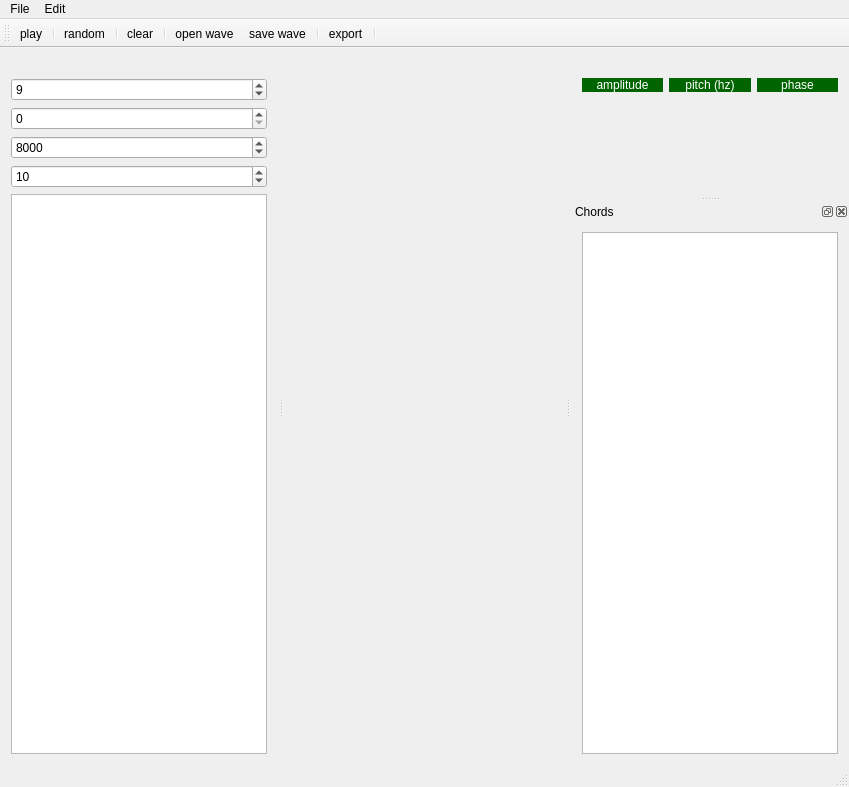
<?xml version="1.0" encoding="UTF-8"?>
<ui version="4.0">
 <class>MainWindow</class>
 <widget class="QMainWindow" name="MainWindow">
  <property name="geometry">
   <rect>
    <x>0</x>
    <y>0</y>
    <width>849</width>
    <height>787</height>
   </rect>
  </property>
  <property name="windowTitle">
   <string>MultiFreq</string>
  </property>
  <widget class="QWidget" name="centralWidget">
   <layout class="QVBoxLayout" name="verticalLayout"/>
  </widget>
  <widget class="QMenuBar" name="menuBar">
   <property name="geometry">
    <rect>
     <x>0</x>
     <y>0</y>
     <width>849</width>
     <height>38</height>
    </rect>
   </property>
   <widget class="QMenu" name="menuFile">
    <property name="title">
     <string>File</string>
    </property>
    <addaction name="actionabout"/>
   </widget>
   <widget class="QMenu" name="menuEdit">
    <property name="title">
     <string>Edit</string>
    </property>
    <addaction name="actioncopy"/>
    <addaction name="actionpaste"/>
   </widget>
   <addaction name="menuFile"/>
   <addaction name="menuEdit"/>
  </widget>
  <widget class="QToolBar" name="mainToolBar">
   <attribute name="toolBarArea">
    <enum>TopToolBarArea</enum>
   </attribute>
   <attribute name="toolBarBreak">
    <bool>false</bool>
   </attribute>
   <addaction name="actionplay"/>
   <addaction name="separator"/>
   <addaction name="actionrandom"/>
   <addaction name="separator"/>
   <addaction name="actionclear"/>
   <addaction name="separator"/>
   <addaction name="actionopen_wave"/>
   <addaction name="actionsave_wave"/>
   <addaction name="separator"/>
   <addaction name="actionexport"/>
   <addaction name="separator"/>
  </widget>
  <widget class="QStatusBar" name="statusBar"/>
  <widget class="QDockWidget" name="dockWave">
   <property name="features">
    <set>QDockWidget::NoDockWidgetFeatures</set>
   </property>
   <property name="allowedAreas">
    <set>Qt::AllDockWidgetAreas</set>
   </property>
   <attribute name="dockWidgetArea">
    <number>2</number>
   </attribute>
   <widget class="QWidget" name="dockWidgetContents">
    <layout class="QVBoxLayout" name="verticalLayout_5">
     <item>
      <layout class="QHBoxLayout" name="horizontalLayout">
       <property name="topMargin">
        <number>0</number>
       </property>
       <item>
        <layout class="QVBoxLayout" name="verticalLayout_2" stretch="0,1">
         <item>
          <widget class="QLabel" name="label">
           <property name="styleSheet">
            <string notr="true">background:darkgreen; color:rgb(255,255,255)</string>
           </property>
           <property name="text">
            <string>amplitude</string>
           </property>
           <property name="alignment">
            <set>Qt::AlignCenter</set>
           </property>
          </widget>
         </item>
         <item>
          <widget class="WaveDrawer" name="amp" native="true">
           <property name="accessibleName">
            <string>amp</string>
           </property>
          </widget>
         </item>
        </layout>
       </item>
       <item>
        <layout class="QVBoxLayout" name="verticalLayout_3" stretch="0,1">
         <item>
          <widget class="QLabel" name="label_2">
           <property name="styleSheet">
            <string notr="true">background:darkgreen; color:rgb(255,255,255)</string>
           </property>
           <property name="text">
            <string>pitch (hz)</string>
           </property>
           <property name="alignment">
            <set>Qt::AlignCenter</set>
           </property>
          </widget>
         </item>
         <item>
          <widget class="WaveDrawer" name="freq" native="true">
           <property name="accessibleName">
            <string>freq</string>
           </property>
          </widget>
         </item>
        </layout>
       </item>
       <item>
        <layout class="QVBoxLayout" name="verticalLayout_4" stretch="0,1">
         <item>
          <widget class="QLabel" name="label_3">
           <property name="styleSheet">
            <string notr="true">background:darkgreen; color:rgb(255,255,255)</string>
           </property>
           <property name="text">
            <string>phase</string>
           </property>
           <property name="alignment">
            <set>Qt::AlignCenter</set>
           </property>
          </widget>
         </item>
         <item>
          <widget class="WaveDrawer" name="phase" native="true">
           <property name="mouseTracking">
            <bool>true</bool>
           </property>
           <property name="accessibleName">
            <string>phase</string>
           </property>
           <property name="autoFillBackground">
            <bool>false</bool>
           </property>
          </widget>
         </item>
        </layout>
       </item>
      </layout>
     </item>
    </layout>
   </widget>
  </widget>
  <widget class="QDockWidget" name="dockTable">
   <property name="features">
    <set>QDockWidget::NoDockWidgetFeatures</set>
   </property>
   <property name="allowedAreas">
    <set>Qt::AllDockWidgetAreas</set>
   </property>
   <attribute name="dockWidgetArea">
    <number>1</number>
   </attribute>
   <widget class="QWidget" name="dockWidgetContents_2">
    <layout class="QVBoxLayout" name="verticalLayout_6">
     <item>
      <widget class="QSpinBox" name="maxRndWaves">
       <property name="toolTip">
        <string>max # of random waves</string>
       </property>
       <property name="minimum">
        <number>1</number>
       </property>
       <property name="maximum">
        <number>32</number>
       </property>
       <property name="value">
        <number>9</number>
       </property>
      </widget>
     </item>
     <item>
      <widget class="QSpinBox" name="minFreq">
       <property name="toolTip">
        <string>min random freq</string>
       </property>
       <property name="maximum">
        <number>22000</number>
       </property>
      </widget>
     </item>
     <item>
      <widget class="QSpinBox" name="maxFreq">
       <property name="toolTip">
        <string>max random freq</string>
       </property>
       <property name="minimum">
        <number>1</number>
       </property>
       <property name="maximum">
        <number>22000</number>
       </property>
       <property name="value">
        <number>8000</number>
       </property>
      </widget>
     </item>
     <item>
      <widget class="QSpinBox" name="secs">
       <property name="toolTip">
        <string>secs. to export</string>
       </property>
       <property name="minimum">
        <number>1</number>
       </property>
       <property name="value">
        <number>10</number>
       </property>
      </widget>
     </item>
     <item>
      <widget class="TableWave" name="tableWave">
       <property name="font">
        <font>
         <pointsize>10</pointsize>
        </font>
       </property>
      </widget>
     </item>
    </layout>
   </widget>
  </widget>
  <widget class="QDockWidget" name="dockChords">
   <property name="windowTitle">
    <string>Chords</string>
   </property>
   <attribute name="dockWidgetArea">
    <number>2</number>
   </attribute>
   <widget class="QWidget" name="dockWidgetContents_3">
    <layout class="QVBoxLayout" name="verticalLayout_7">
     <item>
      <widget class="TableChords" name="tableChords">
       <property name="editTriggers">
        <set>QAbstractItemView::NoEditTriggers</set>
       </property>
       <attribute name="horizontalHeaderVisible">
        <bool>false</bool>
       </attribute>
       <attribute name="horizontalHeaderHighlightSections">
        <bool>false</bool>
       </attribute>
       <attribute name="verticalHeaderVisible">
        <bool>false</bool>
       </attribute>
       <attribute name="verticalHeaderHighlightSections">
        <bool>false</bool>
       </attribute>
      </widget>
     </item>
    </layout>
   </widget>
  </widget>
  <action name="actionabout">
   <property name="text">
    <string>about</string>
   </property>
  </action>
  <action name="actioncopy">
   <property name="icon">
    <iconset resource="resources.qrc">
     <normaloff>:/VSlibQt/rsc/icons/clipcopy.png</normaloff>:/VSlibQt/rsc/icons/clipcopy.png</iconset>
   </property>
   <property name="text">
    <string>copy</string>
   </property>
   <property name="shortcut">
    <string>Ctrl+C</string>
   </property>
  </action>
  <action name="actionpaste">
   <property name="icon">
    <iconset resource="resources.qrc">
     <normaloff>:/VSlibQt/rsc/icons/clippaste.ico</normaloff>:/VSlibQt/rsc/icons/clippaste.ico</iconset>
   </property>
   <property name="text">
    <string>paste</string>
   </property>
   <property name="shortcut">
    <string>Ctrl+V</string>
   </property>
  </action>
  <action name="actionplay">
   <property name="checkable">
    <bool>true</bool>
   </property>
   <property name="icon">
    <iconset resource="resources.qrc">
     <normaloff>:/VSlibQt/rsc/icons/play.png</normaloff>
     <normalon>:/VSlibQt/rsc/icons/stop.png</normalon>:/VSlibQt/rsc/icons/play.png</iconset>
   </property>
   <property name="text">
    <string>play</string>
   </property>
   <property name="shortcut">
    <string>Ctrl+P</string>
   </property>
  </action>
  <action name="actionclear">
   <property name="icon">
    <iconset resource="resources.qrc">
     <normaloff>:/VSlibQt/rsc/icons/clear.png</normaloff>:/VSlibQt/rsc/icons/clear.png</iconset>
   </property>
   <property name="text">
    <string>clear</string>
   </property>
  </action>
  <action name="actionrandom">
   <property name="icon">
    <iconset resource="resources.qrc">
     <normaloff>:/VSlibQt/rsc/icons/rand.png</normaloff>:/VSlibQt/rsc/icons/rand.png</iconset>
   </property>
   <property name="text">
    <string>random</string>
   </property>
  </action>
  <action name="actionexport">
   <property name="icon">
    <iconset resource="resources.qrc">
     <normaloff>:/VSlibQt/rsc/icons/exportsound.png</normaloff>:/VSlibQt/rsc/icons/exportsound.png</iconset>
   </property>
   <property name="text">
    <string>export</string>
   </property>
   <property name="shortcut">
    <string>Ctrl+E</string>
   </property>
  </action>
  <action name="actionsave_wave">
   <property name="icon">
    <iconset resource="resources.qrc">
     <normaloff>:/VSlibQt/rsc/icons/save.png</normaloff>:/VSlibQt/rsc/icons/save.png</iconset>
   </property>
   <property name="text">
    <string>save wave</string>
   </property>
   <property name="shortcut">
    <string>Ctrl+S</string>
   </property>
  </action>
  <action name="actionopen_wave">
   <property name="icon">
    <iconset resource="resources.qrc">
     <normaloff>:/VSlibQt/rsc/icons/open.png</normaloff>:/VSlibQt/rsc/icons/open.png</iconset>
   </property>
   <property name="text">
    <string>open wave</string>
   </property>
   <property name="shortcut">
    <string>Ctrl+O</string>
   </property>
  </action>
 </widget>
 <layoutdefault spacing="6" margin="11"/>
 <customwidgets>
  <customwidget>
   <class>WaveDrawer</class>
   <extends>QWidget</extends>
   <header location="global">wavedrawer.h</header>
   <container>1</container>
   <slots>
    <signal>dataUpdated()</signal>
   </slots>
  </customwidget>
  <customwidget>
   <class>TableWave</class>
   <extends>QTableView</extends>
   <header location="global">tablewave.h</header>
   <slots>
    <slot>onDataChanged()</slot>
   </slots>
  </customwidget>
  <customwidget>
   <class>TableChords</class>
   <extends>QTableView</extends>
   <header location="global">tablechords.h</header>
  </customwidget>
 </customwidgets>
 <resources>
  <include location="resources.qrc"/>
 </resources>
 <connections>
  <connection>
   <sender>amp</sender>
   <signal>dataUpdated()</signal>
   <receiver>tableWave</receiver>
   <slot>onDataChanged()</slot>
   <hints>
    <hint type="sourcelabel">
     <x>606</x>
     <y>181</y>
    </hint>
    <hint type="destinationlabel">
     <x>226</x>
     <y>344</y>
    </hint>
   </hints>
  </connection>
  <connection>
   <sender>freq</sender>
   <signal>dataUpdated()</signal>
   <receiver>tableWave</receiver>
   <slot>onDataChanged()</slot>
   <hints>
    <hint type="sourcelabel">
     <x>694</x>
     <y>181</y>
    </hint>
    <hint type="destinationlabel">
     <x>180</x>
     <y>302</y>
    </hint>
   </hints>
  </connection>
  <connection>
   <sender>phase</sender>
   <signal>dataUpdated()</signal>
   <receiver>tableWave</receiver>
   <slot>onDataChanged()</slot>
   <hints>
    <hint type="sourcelabel">
     <x>782</x>
     <y>181</y>
    </hint>
    <hint type="destinationlabel">
     <x>162</x>
     <y>271</y>
    </hint>
   </hints>
  </connection>
 </connections>
</ui>
